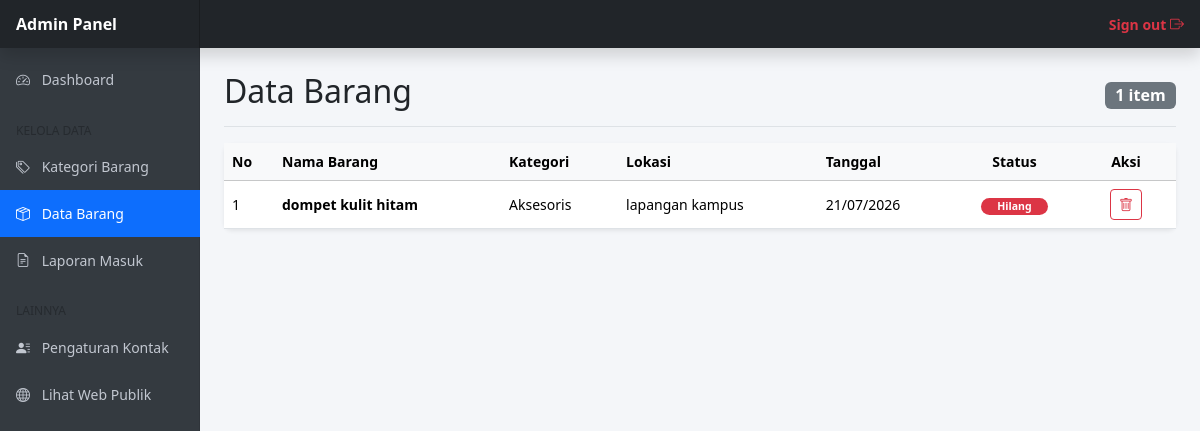
Before: /admin/barang (signed in) with the older database file.
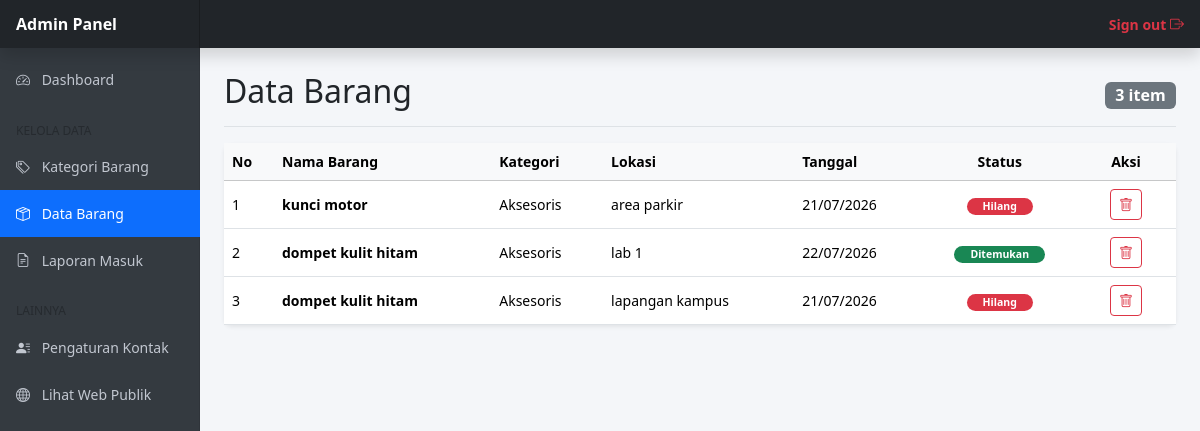
After: the same page with the newer database file.
### models/models.py (models this page shows)
class Barang(db.Model):
    __tablename__ = 'barang'
    id = db.Column(db.Integer, primary_key=True)
    nama_barang = db.Column(db.String(200), nullable=False)
    kategori_id = db.Column(db.Integer, db.ForeignKey('kategori.id'), nullable=True)
    warna = db.Column(db.String(50))
    lokasi = db.Column(db.String(200), nullable=False)
    tanggal = db.Column(db.Date, nullable=False)
    deskripsi = db.Column(db.Text)
    status = db.Column(db.String(20), nullable=False) # 'Hilang' atau 'Ditemukan'
    foto = db.Column(db.String(255))
    laporan = db.relationship('Laporan', backref='barang', lazy=True, cascade="all, delete-orphan")

class Kategori(db.Model):
    __tablename__ = 'kategori'
    id = db.Column(db.Integer, primary_key=True)
    nama_kategori = db.Column(db.String(100), nullable=False)
    barang = db.relationship('Barang', backref='kategori', lazy=True)

### routes/admin.py (the view)
@admin_bp.route('/barang')
@login_required
def barang():
    barangs = Barang.query.order_by(Barang.id.desc()).all()
    return render_template('admin/barang.html', barangs=barangs)

### routes/admin.py (called while the page is built)
def login_required(f):
    from functools import wraps
    @wraps(f)
    def decorated_function(*args, **kwargs):
        if 'admin_id' not in session:
            flash('Silakan login terlebih dahulu.', 'warning')
            return redirect(url_for('admin.login'))
        return f(*args, **kwargs)
    return decorated_function

### templates/admin/barang.html (shortened to what this page needs)
{% extends 'admin/admin_base.html' %}
{% block content %}
<div class="d-flex justify-content-between flex-wrap flex-md-nowrap align-items-center pb-2 mb-3 border-bottom">
    <h1 class="h2">Data Barang</h1>
    <span class="badge bg-secondary fs-6">{{ barangs|length }} item</span>
</div>
<div class="card border-0 shadow-sm rounded-3">
    <div class="card-body p-0">
        <div class="table-responsive">
            <table class="table table-hover align-middle mb-0">
                <thead class="table-light">
                    <tr>
                        <th style="width: 50px;">No</th>
                        <th>Nama Barang</th>
                        <th>Kategori</th>
                        <th>Lokasi</th>
                        <th>Tanggal</th>
                        <th class="text-center">Status</th>
                        <th style="width: 100px;" class="text-center">Aksi</th>
                    </tr>
                </thead>
                <tbody>
                    {% if barangs %}
                        {% for barang in barangs %}
                        <tr>
                            <td>{{ loop.index }}</td>
                            <td class="fw-bold">{{ barang.nama_barang }}</td>
                            <td>{{ barang.kategori.nama_kategori if barang.kategori else '-' }}</td>
                            <td>{{ barang.lokasi }}</td>
                            <td>{{ barang.tanggal.strftime('%d/%m/%Y') }}</td>
                            <td class="text-center">
                                {% if barang.status == 'Hilang' %}
                                    <span class="badge bg-danger rounded-pill px-3">Hilang</span>
                                {% else %}
                                    <span class="badge bg-success rounded-pill px-3">Ditemukan</span>
                                {% endif %}
                            </td>
                            <td class="text-center">
                                <a href="{{ url_for('admin.barang_hapus', id=barang.id) }}" class="btn btn-sm btn-outline-danger" onclick="return confirm('Yakin ingin menghapus data barang ini?')">
                                    <i class="bi bi-trash"></i>
                                </a>
                            </td>
                        </tr>
                        {% endfor %}
                    {% else %}
                        <tr>
                            <td colspan="7" class="text-center text-muted py-4">Belum ada data barang.</td>
                        </tr>
                    {% endif %}
                </tbody>
            </table>
        </div>
    </div>
</div>
{% endblock %}

Changed rows visible on the page:
added Barang: nama_barang "kunci motor", kategori "Aksesoris", lokasi "area parkir", tanggal "21/07/2026", status "Hilang"
added Barang: nama_barang "dompet kulit hitam", kategori "Aksesoris", lokasi "lab 1", tanggal "22/07/2026", status "Ditemukan"
Other visible differences:
{{ barangs|length }}: "1" → "3"
